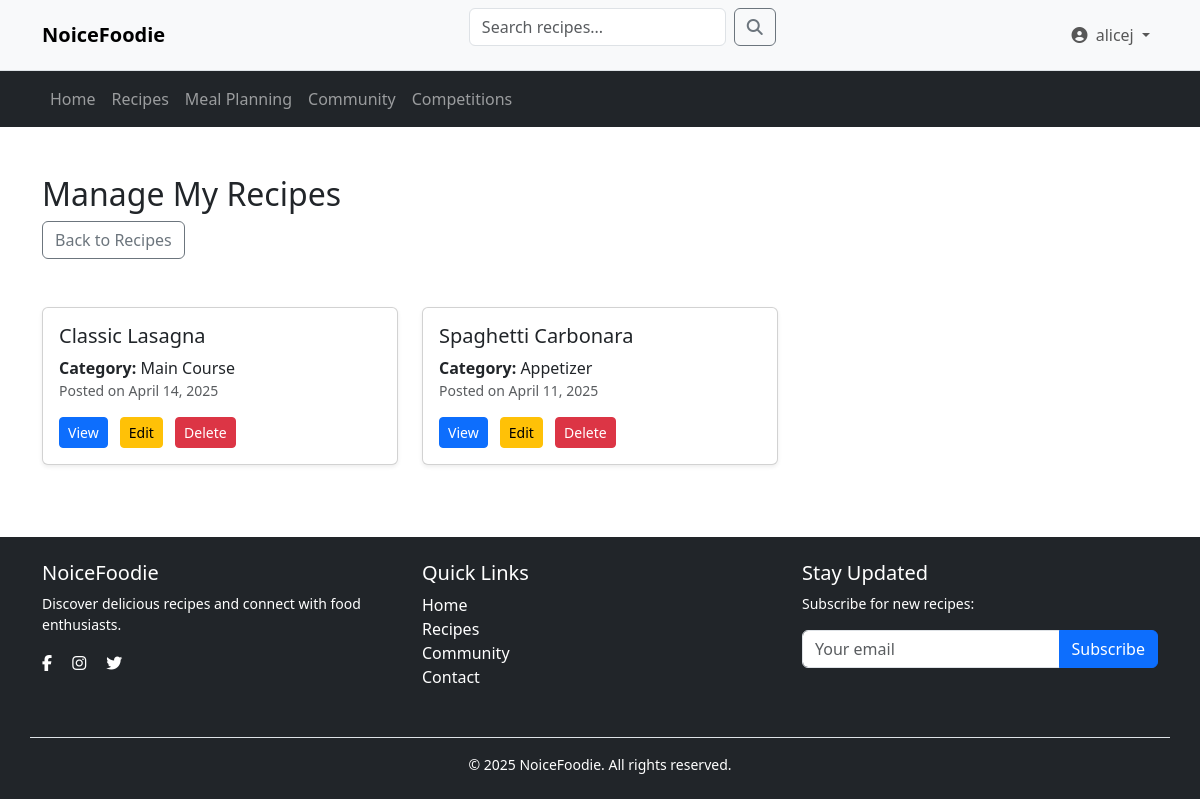
Page /recipes/manage.php (signed in) on the committed database.
### tables this page shows
CREATE TABLE Recipes (
  recipe_id INT(11) NOT NULL AUTO_INCREMENT,
  user_id INT(11) DEFAULT NULL,
  title VARCHAR(255) NOT NULL,
  description TEXT DEFAULT NULL,
  category VARCHAR(100) DEFAULT NULL,
  cuisine_type VARCHAR(50) DEFAULT NULL,
  spice_level TINYINT(4) DEFAULT 0,
  view_count INT DEFAULT 0,
  image_url VARCHAR(255) DEFAULT NULL,
  created_at TIMESTAMP NOT NULL DEFAULT CURRENT_TIMESTAMP,
  updated_at TIMESTAMP NOT NULL DEFAULT CURRENT_TIMESTAMP ON UPDATE CURRENT_TIMESTAMP,
  created_by INT(11) DEFAULT NULL,
  updated_by INT(11) DEFAULT NULL,
  PRIMARY KEY (recipe_id),
  FOREIGN KEY (user_id) REFERENCES usersDB.Users(user_id) ON DELETE CASCADE,
  FOREIGN KEY (created_by) REFERENCES usersDB.Users(user_id) ON DELETE SET NULL,
  FOREIGN KEY (updated_by) REFERENCES usersDB.Users(user_id) ON DELETE SET NULL
);

### recipes/manage.php (the view, shortened to what this page needs)
<?php
require '../config/db.php';
include '../includes/navigation.php';
$user_id = $_SESSION['user_id'];
$stmt = $RecipeDB->prepare("SELECT * FROM Recipes WHERE user_id = ? ORDER BY created_at DESC");
$stmt->execute([$user_id]);
$recipes = $stmt->fetchAll(PDO::FETCH_ASSOC);
?>
<!DOCTYPE html>
<html lang="en">
<head>
    <link href="https://cdn.jsdelivr.net/npm/bootstrap@5.3.2/dist/css/bootstrap.min.css" rel="stylesheet">
    <link rel="stylesheet" href="../recipes/css/recipe.css">
</head>
<body>
<?php include_once '../includes/navigation.php'; ?>
    <div class="container mt-5">
        <h2>Manage My Recipes</h2>
        <a href="recipes.php" class="btn btn-outline-secondary mb-4">
            <i class="bi bi-arrow-left"></i> Back to Recipes
        </a>
        <div class="row mt-4">
            <?php if (empty($recipes)): ?>
                <p class="text-muted">You haven't added any recipes yet.</p>
            <?php else: ?>
                <?php foreach ($recipes as $recipe): ?>
                    <div class="col-md-6 col-lg-4 mb-4">
                        <div class="card h-100 shadow-sm">
                            <div class="card-body">
                                <h5 class="card-title"><?= htmlspecialchars($recipe['title']) ?></h5>
                                <p class="card-text">
                                    <strong>Category:</strong> <?= htmlspecialchars($recipe['category']) ?><br>
                                    <small class="text-muted">Posted on <?= date('F j, Y', strtotime($recipe['created_at'])) ?></small>
                                </p>
                                <a href="view.php?id=<?= $recipe['recipe_id'] ?>" class="btn btn-primary btn-sm me-2">View</a>
                                <a href="edit.php?id=<?= $recipe['recipe_id'] ?>" class="btn btn-warning btn-sm me-2">Edit</a>
                                <a href="delete.php?id=<?= $recipe['recipe_id'] ?>" class="btn btn-danger btn-sm" onclick="return confirm('Are you sure?')">Delete</a>
                            </div>
                        </div>
                    </div>
                <?php endforeach; ?>
            <?php endif; ?>
        </div>
    </div>
    <?php include_once '../includes/footer.php'; ?>
</body>
</html>

### rows in the picture
recipes: title "Classic Lasagna", category "Main Course", created_at "April 14, 2025"
recipes: title "Spaghetti Carbonara", category "Appetizer", created_at "April 11, 2025"

### other values in the picture
$_SESSION['username'] "alicej"
